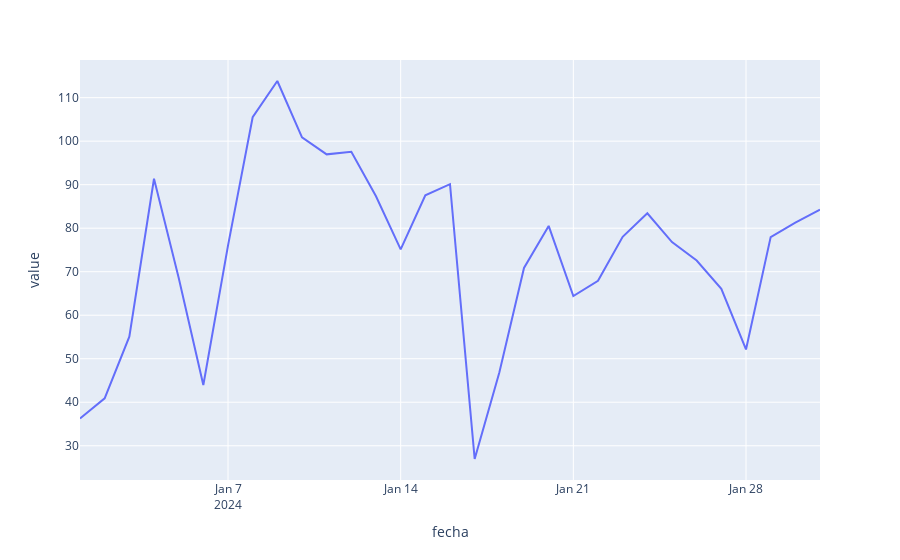

Here is the notebook cell this chart was saved with:
### Code cell
graf_dia()

### Figure 1 — Plotly figure (JSON) as saved in the notebook; plotly's stock layout.template omitted (floating-point values rounded to 4 significant figures)
{"data": [{"hovertemplate": "fecha=%{x}<br>value=%{y}<extra></extra>", "legendgroup": "", "line": {"color": "#636efa", "dash": "solid"}, "marker": {"symbol": "circle"}, "mode": "lines", "name": "", "orientation": "v", "showlegend": false, "type": "scatter", "x": ["2024-01-01T00:00:00", "2024-01-02T00:00:00", "2024-01-03T00:00:00", "2024-01-04T00:00:00", "2024-01-05T00:00:00", "2024-01-06T00:00:00", "2024-01-07T00:00:00", "2024-01-08T00:00:00", "2024-01-09T00:00:00", "2024-01-10T00:00:00", "2024-01-11T00:00:00", "2024-01-12T00:00:00", "2024-01-13T00:00:00", "2024-01-14T00:00:00", "2024-01-15T00:00:00", "2024-01-16T00:00:00", "2024-01-17T00:00:00", "2024-01-18T00:00:00", "2024-01-19T00:00:00", "2024-01-20T00:00:00", "2024-01-21T00:00:00", "2024-01-22T00:00:00", "2024-01-23T00:00:00", "2024-01-24T00:00:00", "2024-01-25T00:00:00", "2024-01-26T00:00:00", "2024-01-27T00:00:00", "2024-01-28T00:00:00", "2024-01-29T00:00:00", "2024-01-30T00:00:00", "2024-01-31T00:00:00"], "xaxis": "x", "y": [36.24, 40.91, 55.08, 91.36, 68.62, 43.97, 76.0, 105.5, 113.8, 100.9, 96.97, 97.56, 87.35, 75.13, 87.56, 90.12, 26.95, 46.84, 70.87, 80.53, 64.4, 67.92, 78.02, 83.42, 76.8, 72.56, 66.06, 52.14, 77.97, 81.28, 84.26], "yaxis": "y"}], "layout": {"legend": {"tracegroupgap": 0}, "margin": {"t": 60}, "xaxis": {"anchor": "y", "domain": [0, 1], "title": {"text": "fecha"}}, "yaxis": {"anchor": "x", "domain": [0, 1], "title": {"text": "value"}}}}
